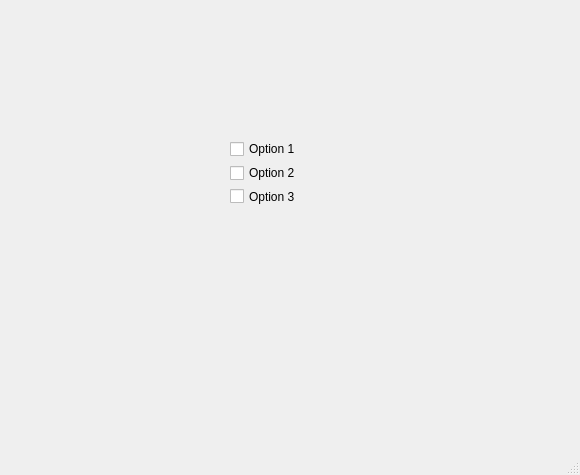
<?xml version="1.0" encoding="UTF-8"?>
<ui version="4.0">
 <class>MainWindow</class>
 <widget class="QMainWindow" name="MainWindow">
  <property name="geometry">
   <rect>
    <x>0</x>
    <y>0</y>
    <width>580</width>
    <height>475</height>
   </rect>
  </property>
  <widget class="QWidget" name="centralwidget">
   <widget class="QWidget" name="">
    <property name="geometry">
     <rect>
      <x>230</x>
      <y>140</y>
      <width>66</width>
      <height>65</height>
     </rect>
    </property>
    <layout class="QVBoxLayout" name="verticalLayout">
     <item>
      <widget class="QCheckBox" name="checkBox">
       <property name="text">
        <string>Option 1</string>
       </property>
      </widget>
     </item>
     <item>
      <widget class="QCheckBox" name="checkBox_2">
       <property name="text">
        <string>Option 2</string>
       </property>
      </widget>
     </item>
     <item>
      <widget class="QCheckBox" name="checkBox_3">
       <property name="text">
        <string>Option 3</string>
       </property>
      </widget>
     </item>
    </layout>
   </widget>
  </widget>
  <widget class="QMenuBar" name="menubar">
   <property name="geometry">
    <rect>
     <x>0</x>
     <y>0</y>
     <width>580</width>
     <height>21</height>
    </rect>
   </property>
  </widget>
  <widget class="QStatusBar" name="statusbar"/>
 </widget>
 <resources/>
 <connections/>
</ui>
